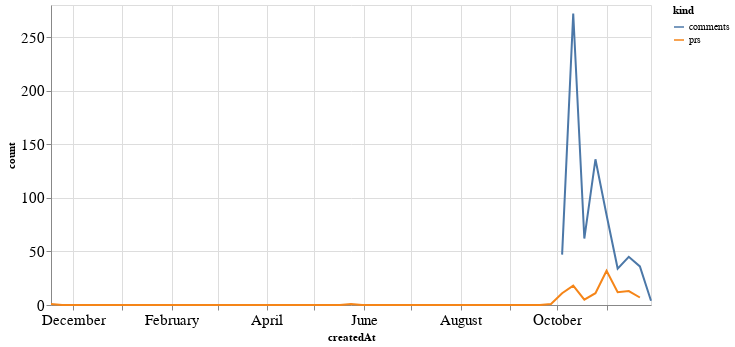

The code cell stored with this chart in its notebook:
### Code cell
alt.Chart(total_time, width=600).mark_line().encode(
    x='createdAt',
    y='count',
    color='kind'
)

### Figure 1 — Vega-Lite specification as saved in the notebook (floating-point values rounded to 4 significant figures)
{"config": {"axisLeft": {"labelFontSize": 15}, "axisBottom": {"labelFontSize": 15}}, "data": {"name": "data-844b9111bbb16537fb4f4ffa17edbaef"}, "mark": "line", "encoding": {"color": {"type": "nominal", "field": "kind"}, "x": {"type": "temporal", "field": "createdAt"}, "y": {"type": "quantitative", "field": "count"}}, "width": 600, "$schema": "https://vega.github.io/schema/vega-lite/v4.8.1.json", "datasets": {"data-844b9111bbb16537fb4f4ffa17edbaef": [{"createdAt": "2019-11-17T00:00:00", "kind": "prs", "count": 1.0}, {"createdAt": "2019-11-24T00:00:00", "kind": "prs", "count": 0.0}, {"createdAt": "2019-12-01T00:00:00", "kind": "prs", "count": 0.0}, {"createdAt": "2019-12-08T00:00:00", "kind": "prs", "count": 0.0}, {"createdAt": "2019-12-15T00:00:00", "kind": "prs", "count": 0.0}, {"createdAt": "2019-12-22T00:00:00", "kind": "prs", "count": 0.0}, {"createdAt": "2019-12-29T00:00:00", "kind": "prs", "count": 0.0}, {"createdAt": "2020-01-05T00:00:00", "kind": "prs", "count": 0.0}, {"createdAt": "2020-01-12T00:00:00", "kind": "prs", "count": 0.0}, {"createdAt": "2020-01-19T00:00:00", "kind": "prs", "count": 0.0}, {"createdAt": "2020-01-26T00:00:00", "kind": "prs", "count": 0.0}, {"createdAt": "2020-02-02T00:00:00", "kind": "prs", "count": 0.0}, {"createdAt": "2020-02-09T00:00:00", "kind": "prs", "count": 0.0}, {"createdAt": "2020-02-16T00:00:00", "kind": "prs", "count": 0.0}, {"createdAt": "2020-02-23T00:00:00", "kind": "prs", "count": 0.0}, {"createdAt": "2020-03-01T00:00:00", "kind": "prs", "count": 0.0}, {"createdAt": "2020-03-08T00:00:00", "kind": "prs", "count": 0.0}, {"createdAt": "2020-03-15T00:00:00", "kind": "prs", "count": 0.0}, {"createdAt": "2020-03-22T00:00:00", "kind": "prs", "count": 0.0}, {"createdAt": "2020-03-29T00:00:00", "kind": "prs", "count": 0.0}, {"createdAt": "2020-04-05T00:00:00", "kind": "prs", "count": 0.0}, {"createdAt": "2020-04-12T00:00:00", "kind": "prs", "count": 0.0}, {"createdAt": "2020-04-19T00:00:00", "kind": "prs", "count": 0.0}, {"createdAt": "2020-04-26T00:00:00", "kind": "prs", "count": 0.0}, {"createdAt": "2020-05-03T00:00:00", "kind": "prs", "count": 0.0}, {"createdAt": "2020-05-10T00:00:00", "kind": "prs", "count": 0.0}, {"createdAt": "2020-05-17T00:00:00", "kind": "prs", "count": 0.0}, {"createdAt": "2020-05-24T00:00:00", "kind": "prs", "count": 1.0}, {"createdAt": "2020-05-31T00:00:00", "kind": "prs", "count": 0.0}, {"createdAt": "2020-06-07T00:00:00", "kind": "prs", "count": 0.0}, {"createdAt": "2020-06-14T00:00:00", "kind": "prs", "count": 0.0}, {"createdAt": "2020-06-21T00:00:00", "kind": "prs", "count": 0.0}, {"createdAt": "2020-06-28T00:00:00", "kind": "prs", "count": 0.0}, {"createdAt": "2020-07-05T00:00:00", "kind": "prs", "count": 0.0}, {"createdAt": "2020-07-12T00:00:00", "kind": "prs", "count": 0.0}, {"createdAt": "2020-07-19T00:00:00", "kind": "prs", "count": 0.0}, {"createdAt": "2020-07-26T00:00:00", "kind": "prs", "count": 0.0}, {"createdAt": "2020-08-02T00:00:00", "kind": "prs", "count": 0.0}, {"createdAt": "2020-08-09T00:00:00", "kind": "prs", "count": 0.0}, {"createdAt": "2020-08-16T00:00:00", "kind": "prs", "count": 0.0}, {"createdAt": "2020-08-23T00:00:00", "kind": "prs", "count": 0.0}, {"createdAt": "2020-08-30T00:00:00", "kind": "prs", "count": 0.0}, {"createdAt": "2020-09-06T00:00:00", "kind": "prs", "count": 0.0}, {"createdAt": "2020-09-13T00:00:00", "kind": "prs", "count": 0.0}, {"createdAt": "2020-09-20T00:00:00", "kind": "prs", "count": 0.0}, {"createdAt": "2020-09-27T00:00:00", "kind": "prs", "count": 1.0}, {"createdAt": "2020-10-04T00:00:00", "kind": "prs", "count": 11.0}, {"createdAt": "2020-10-11T00:00:00", "kind": "prs", "count": 18.0}, {"createdAt": "2020-10-18T00:00:00", "kind": "prs", "count": 5.0}, {"createdAt": "2020-10-25T00:00:00", "kind": "prs", "count": 11.0}, {"createdAt": "2020-11-01T00:00:00", "kind": "prs", "count": 32.0}, {"createdAt": "2020-11-08T00:00:00", "kind": "prs", "count": 12.0}, {"createdAt": "2020-11-15T00:00:00", "kind": "prs", "count": 13.0}, {"createdAt": "2020-11-22T00:00:00", "kind": "prs", "count": 7.0}, {"createdAt": "2020-11-29T00:00:00", "kind": "prs", "count": null}, {"createdAt": "2019-11-17T00:00:00", "kind": "comments", "count": null}, {"createdAt": "2019-11-24T00:00:00", "kind": "comments", "count": null}, {"createdAt": "2019-12-01T00:00:00", "kind": "comments", "count": null}, {"createdAt": "2019-12-08T00:00:00", "kind": "comments", "count": null}, {"createdAt": "2019-12-15T00:00:00", "kind": "comments", "count": null}, {"createdAt": "2019-12-22T00:00:00", "kind": "comments", "count": null}, {"createdAt": "2019-12-29T00:00:00", "kind": "comments", "count": null}, {"createdAt": "2020-01-05T00:00:00", "kind": "comments", "count": null}, {"createdAt": "2020-01-12T00:00:00", "kind": "comments", "count": null}, {"createdAt": "2020-01-19T00:00:00", "kind": "comments", "count": null}, {"createdAt": "2020-01-26T00:00:00", "kind": "comments", "count": null}, {"createdAt": "2020-02-02T00:00:00", "kind": "comments", "count": null}, {"createdAt": "2020-02-09T00:00:00", "kind": "comments", "count": null}, {"createdAt": "2020-02-16T00:00:00", "kind": "comments", "count": null}, {"createdAt": "2020-02-23T00:00:00", "kind": "comments", "count": null}, {"createdAt": "2020-03-01T00:00:00", "kind": "comments", "count": null}, {"createdAt": "2020-03-08T00:00:00", "kind": "comments", "count": null}, {"createdAt": "2020-03-15T00:00:00", "kind": "comments", "count": null}, {"createdAt": "2020-03-22T00:00:00", "kind": "comments", "count": null}, {"createdAt": "2020-03-29T00:00:00", "kind": "comments", "count": null}, {"createdAt": "2020-04-05T00:00:00", "kind": "comments", "count": null}, {"createdAt": "2020-04-12T00:00:00", "kind": "comments", "count": null}, {"createdAt": "2020-04-19T00:00:00", "kind": "comments", "count": null}, {"createdAt": "2020-04-26T00:00:00", "kind": "comments", "count": null}, {"createdAt": "2020-05-03T00:00:00", "kind": "comments", "count": null}, {"createdAt": "2020-05-10T00:00:00", "kind": "comments", "count": null}, {"createdAt": "2020-05-17T00:00:00", "kind": "comments", "count": null}, {"createdAt": "2020-05-24T00:00:00", "kind": "comments", "count": null}, {"createdAt": "2020-05-31T00:00:00", "kind": "comments", "count": null}, {"createdAt": "2020-06-07T00:00:00", "kind": "comments", "count": null}, {"createdAt": "2020-06-14T00:00:00", "kind": "comments", "count": null}, {"createdAt": "2020-06-21T00:00:00", "kind": "comments", "count": null}, {"createdAt": "2020-06-28T00:00:00", "kind": "comments", "count": null}, {"createdAt": "2020-07-05T00:00:00", "kind": "comments", "count": null}, {"createdAt": "2020-07-12T00:00:00", "kind": "comments", "count": null}, {"createdAt": "2020-07-19T00:00:00", "kind": "comments", "count": null}, {"createdAt": "2020-07-26T00:00:00", "kind": "comments", "count": null}, {"createdAt": "2020-08-02T00:00:00", "kind": "comments", "count": null}, {"createdAt": "2020-08-09T00:00:00", "kind": "comments", "count": null}, {"createdAt": "2020-08-16T00:00:00", "kind": "comments", "count": null}, {"createdAt": "2020-08-23T00:00:00", "kind": "comments", "count": null}, {"createdAt": "2020-08-30T00:00:00", "kind": "comments", "count": null}, {"createdAt": "2020-09-06T00:00:00", "kind": "comments", "count": null}, {"createdAt": "2020-09-13T00:00:00", "kind": "comments", "count": null}, {"createdAt": "2020-09-20T00:00:00", "kind": "comments", "count": null}, {"createdAt": "2020-09-27T00:00:00", "kind": "comments", "count": null}, {"createdAt": "2020-10-04T00:00:00", "kind": "comments", "count": 47.0}, {"createdAt": "2020-10-11T00:00:00", "kind": "comments", "count": 272.0}, {"createdAt": "2020-10-18T00:00:00", "kind": "comments", "count": 62.0}, {"createdAt": "2020-10-25T00:00:00", "kind": "comments", "count": 136.0}, {"createdAt": "2020-11-01T00:00:00", "kind": "comments", "count": 84.0}, {"createdAt": "2020-11-08T00:00:00", "kind": "comments", "count": 34.0}, {"createdAt": "2020-11-15T00:00:00", "kind": "comments", "count": 45.0}, {"createdAt": "2020-11-22T00:00:00", "kind": "comments", "count": 36.0}, {"createdAt": "2020-11-29T00:00:00", "kind": "comments", "count": 4.0}]}}
